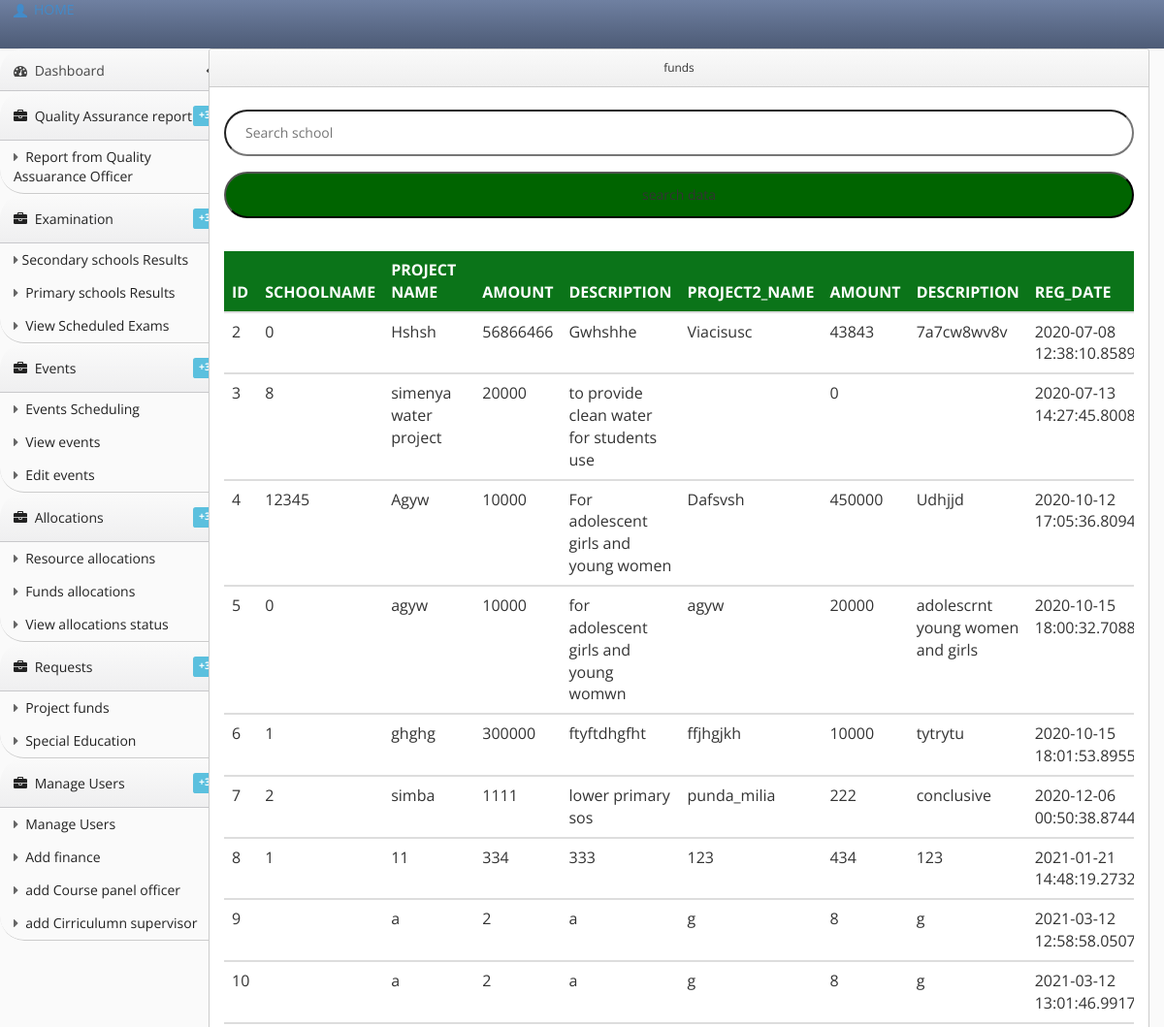
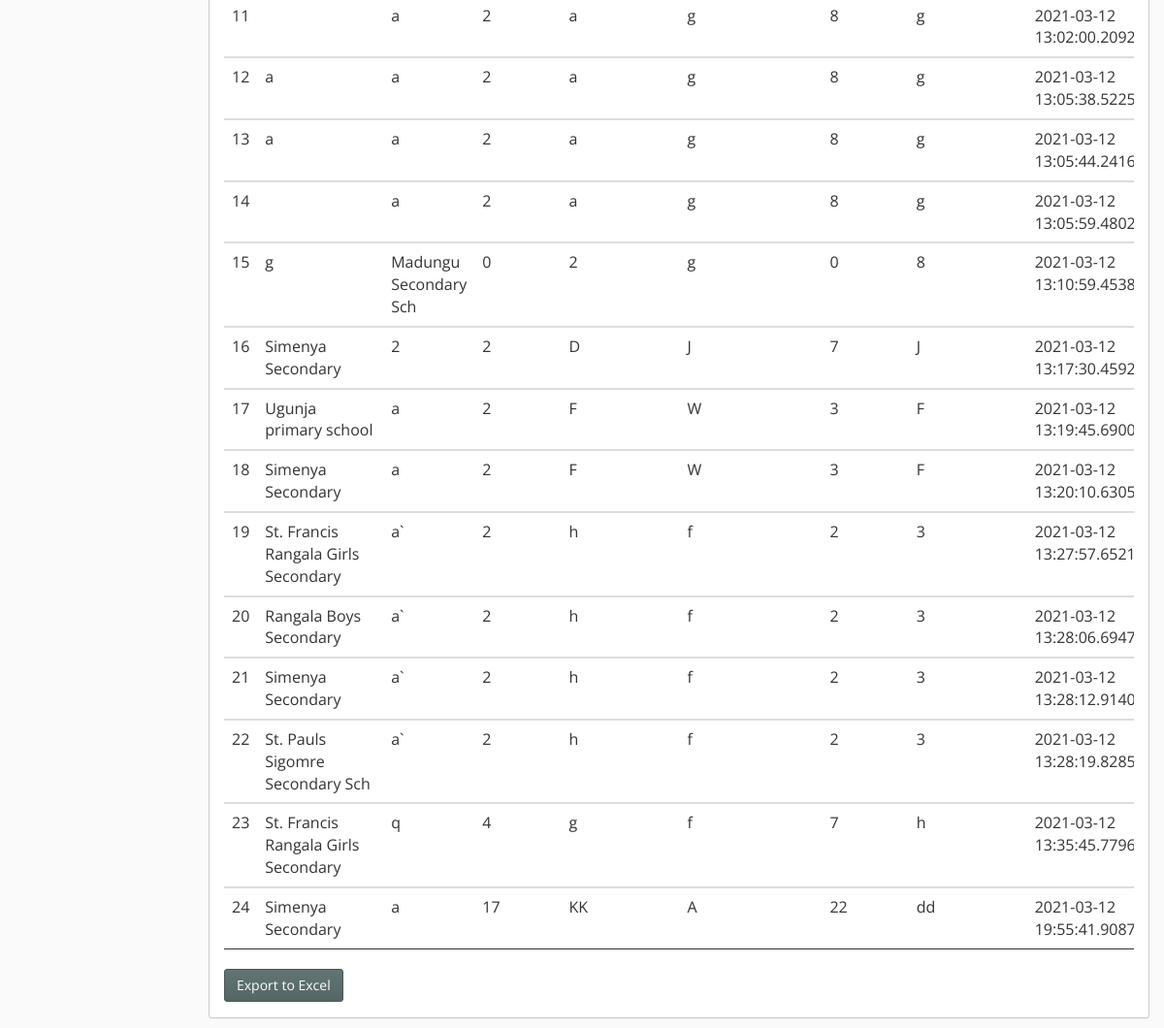
The app's page /Admin/fundi.php (signed in) with its own data (2 pictures, top to bottom).
### tables this page shows
CREATE TABLE `fundding` (
  `id` int(11) NOT NULL,
  `school_name` varchar(50) NOT NULL,
  `project_name` varchar(30) NOT NULL,
  `amount` int(6) NOT NULL,
  `description` varchar(255) NOT NULL,
  `project_name1` varchar(30) NOT NULL,
  `amount1` int(6) NOT NULL,
  `description1` varchar(255) NOT NULL,
  `project_name2` varchar(30) NOT NULL,
  `amount2` int(6) NOT NULL,
  `description2` varchar(255) NOT NULL,
  `status` enum('pending','received','approved','rejected','disbursed') NOT NULL DEFAULT 'pending',
  `reg_date` datetime(6) NOT NULL DEFAULT current_timestamp(6)
);

### Admin/fundi.php (the view, shortened to what this page needs)
<?php
include('sidenav.php');
?>
<!DOCTYPE html>
<html>
<head>
  <link rel="stylesheet" type="text/css" href="css/css/bootstrap.min.css">
  <link rel="stylesheet" type="text/css" href="css/style.css">
<link rel="stylesheet" type="text/css" href="lib/bootstrap/css/bootstrap.css">
<link rel="stylesheet" href="lib/font-awesome/css/font-awesome.css">
<link rel="stylesheet" type="text/css" href="stylesheets/theme.css">
<link rel="stylesheet" type="text/css" href="stylesheets/premium.css">
</head>
<body class=" theme-blue">
</head>
<body>
<div class="content-wrapper">
  <div class="container-fluid" style="float: center">
  <div class="row">
    <div class="col-sm-2"></div>
    <div class="col-sm-10">
    <div class="panel panel-success">
        <div class="panel-heading"><center>funds</center></div>
           <div class="col-sm-6">
</div>
        <div class="panel-body">
        	<fieldset>
<form action="" method="POST" >
 <input type="text" name="school_name" placeholder="Search school">
 <input type="submit" name="search" value="search data">
 </form>
           <div class="table-responsive ps">
         <table id="fundi" class="table table-responsive ps ">
                      <thead>
                        <tr><th>ID</th><th>SCHOOLNAME</th><th>PROJECT NAME</th><th>AMOUNT</th><th>DESCRIPTION</th><th>PROJECT2_NAME</th><th>AMOUNT</th><th>DESCRIPTION</th><th>REG_DATE</th><th>STATUS</th><th>ACTION</th></tr>
                      </thead>
                      <?php
                  $result=$mysqli->query("select * from fundding")or die($mysqli->error);
                  while($row=$result->fetch_assoc())
                  {
                    echo
                    "
                    <tbody>
                    <td>".$row['id']."</td>
                    <td>".$row['school_name']."</td>
                    <td>".$row['project_name']."</td>
                    <td>".$row['amount']."</td>
                    <td>".$row['description']."</td>
                    <td>".$row['project_name2']."</td>
                    <td>".$row['amount2']."</td>
                    <td>".$row['description2']."</td>
                    <td>".$row['reg_date']."</td>
                      <td>".$row['status']."</td>
                   <td> <a href='fundi.php?asid=$row[id]' class='btn btn-info'>Disbursed<a>
                   </tbody>
                    "
                  ;}
            ?>
</table>
   <button onclick="fnExcelReport()" class='btn btn-success'>Export to Excel</button>
    </div>
    <div class="col-sm-2"></div>
  </div>
</div>
</div>
</body>
</html>

### Admin/stylesheets/theme.css (style rules this page uses)
body { background: #fafafa; background-position: initial initial; background-repeat: initial initial; margin: 0px; padding: 0px; }
body, h1, h2, h3, h4, h5, h6, p, a, .h1, .h2, .h3, .h4, .h5, .h6 { font-family: 'Open Sans', helvetica, arial, sans-serif; }
.panel { border: 1px solid #ccc; background: white; border-radius: 3px; }
.panel .panel-heading { border-bottom: 1px solid #ccc; border-left: none; color: #333; display: block; margin-bottom: 0px; text-shadow: none; text-transform: none; font-size: .85em; line-height: 1.5em; background: #efefef; background: -webkit-gradient(linear, left bottom, left top, color-stop(0, #efefef), color-stop(1, #fafafa)); background: -ms-linear-gradient(bottom, #efefef, #fafafa); background: -moz-linear-gradient(center bottom, #efefef 0%, #fafafa 100%); background: -o-linear-gradient(bottom, #efefef, #fafafa); filter: progid:dximagetransform.microsoft.gradient(startColorStr='#e3e3e3', EndColorStr='#ffffff'); -ms-filter: "progid:DXImageTransform.Microsoft.gradient(startColorStr='#fafafa',EndColorStr='#efefef')"; box-shadow: inset 0px 1px 1px white; }
.panel-body { min-height: .25em; }
.panel-body h1, .panel-body h2, .panel-body h3, .panel-body h4, .panel-body h5, .panel-body h6, .panel-body table { margin-top: 12px; }
.btn { -webkit-border-radius: 3px; -moz-border-radius: 3px; border-radius: 3px; }
.btn-success { background-color: #556665; background-image: -webkit-gradient(linear, 0 0, 0 100%, from(#617473), to(#556665)); border: 1px solid #495857; font-weight: normal; }

### Admin/css/style.css (style rules this page uses)
input[type=text] { width: 100%; padding: 12px 20px; margin: 8px 0; box-sizing: border-box; border-radius: 25px; }
input[type=submit] { width: 100%; padding: 12px 20px; background-color: darkgreen; margin: 8px 0; box-sizing: border-box; border-radius: 25px; }
table { width: 100%; }
th { height: 50%; padding: 8px; background-color: rgb(11, 116, 25); color: white; border-bottom: 1px solid #ddd; }
td { height: 50px; vertical-align: bottom; padding: 15px; border-bottom: 1px solid; }
fieldset { border-radius: 25px; }

### records on screen
fundding: id "2", school_name "0", project_name "Hshsh", amount "56866466", description "Gwhshhe", project_name2 "Viacisusc", amount2 "43843", description2 "7a7cw8wv8v", reg_date "2020-07-08…"
fundding: id "3", school_name "8", project_name "simenya water project", amount "20000", description "to provide clean water for students use", amount2 "0", reg_date "2020-07-13…"
fundding: id "4", school_name "12345", project_name "Agyw", amount "10000", description "For adolescent girls and young women", project_name2 "Dafsvsh", amount2 "450000", description2 "Udhjjd", reg_date "2020-10-12…"
fundding: id "5", school_name "0", project_name "agyw", amount "10000", description "for adolescent girls and young womwn", project_name2 "agyw", amount2 "20000", description2 "adolescrnt young women and girls", reg_date "2020-10-15…"
fundding: id "6", school_name "1", project_name "ghghg", amount "300000", description "ftyftdhgfht", project_name2 "ffjhgjkh", amount2 "10000", description2 "tytrytu", reg_date "2020-10-15…"
fundding: id "7", school_name "2", project_name "simba", amount "1111", description "lower primary sos", project_name2 "punda_milia", amount2 "222", description2 "conclusive", reg_date "2020-12-06…"
fundding: id "8", school_name "1", project_name "11", amount "334", description "333", project_name2 "123", amount2 "434", description2 "123", reg_date "2021-01-21…"
fundding: id "9", project_name "a", amount "2", description "a", project_name2 "g", amount2 "8", description2 "g", reg_date "2021-03-12…"
fundding: id "10", project_name "a", amount "2", description "a", project_name2 "g", amount2 "8", description2 "g", reg_date "2021-03-12…"
fundding: id "11", project_name "a", amount "2", description "a", project_name2 "g", amount2 "8", description2 "g", reg_date "2021-03-12…"
fundding: id "12", school_name "a", project_name "a", amount "2", description "a", project_name2 "g", amount2 "8", description2 "g", reg_date "2021-03-12…"
fundding: id "13", school_name "a", project_name "a", amount "2", description "a", project_name2 "g", amount2 "8", description2 "g", reg_date "2021-03-12…"
fundding: id "14", project_name "a", amount "2", description "a", project_name2 "g", amount2 "8", description2 "g", reg_date "2021-03-12…"
fundding: id "15", school_name "g", project_name "Madungu Secondary Sch", amount "0", description "2", project_name2 "g", amount2 "0", description2 "8", reg_date "2021-03-12…"
fundding: id "16", school_name "Simenya Secondary", project_name "2", amount "2", description "D", project_name2 "J", amount2 "7", description2 "J", reg_date "2021-03-12…"
fundding: id "17", school_name "Ugunja primary school", project_name "a", amount "2", description "F", project_name2 "W", amount2 "3", description2 "F", reg_date "2021-03-12…"
fundding: id "18", school_name "Simenya Secondary", project_name "a", amount "2", description "F", project_name2 "W", amount2 "3", description2 "F", reg_date "2021-03-12…"
fundding: id "19", school_name "St. Francis Rangala Girls Secondary", project_name "a`", amount "2", description "h", project_name2 "f", amount2 "2", description2 "3", reg_date "2021-03-12…"
fundding: id "20", school_name "Rangala Boys Secondary", project_name "a`", amount "2", description "h", project_name2 "f", amount2 "2", description2 "3", reg_date "2021-03-12…"
fundding: id "21", school_name "Simenya Secondary", project_name "a`", amount "2", description "h", project_name2 "f", amount2 "2", description2 "3", reg_date "2021-03-12…"
fundding: id "22", school_name "St. Pauls Sigomre Secondary Sch", project_name "a`", amount "2", description "h", project_name2 "f", amount2 "2", description2 "3", reg_date "2021-03-12…"
fundding: id "23", school_name "St. Francis Rangala Girls Secondary", project_name "q", amount "4", description "g", project_name2 "f", amount2 "7", description2 "h", reg_date "2021-03-12…"
fundding: id "24", school_name "Simenya Secondary", project_name "a", amount "17", description "KK", project_name2 "A", amount2 "22", description2 "dd", reg_date "2021-03-12…"
